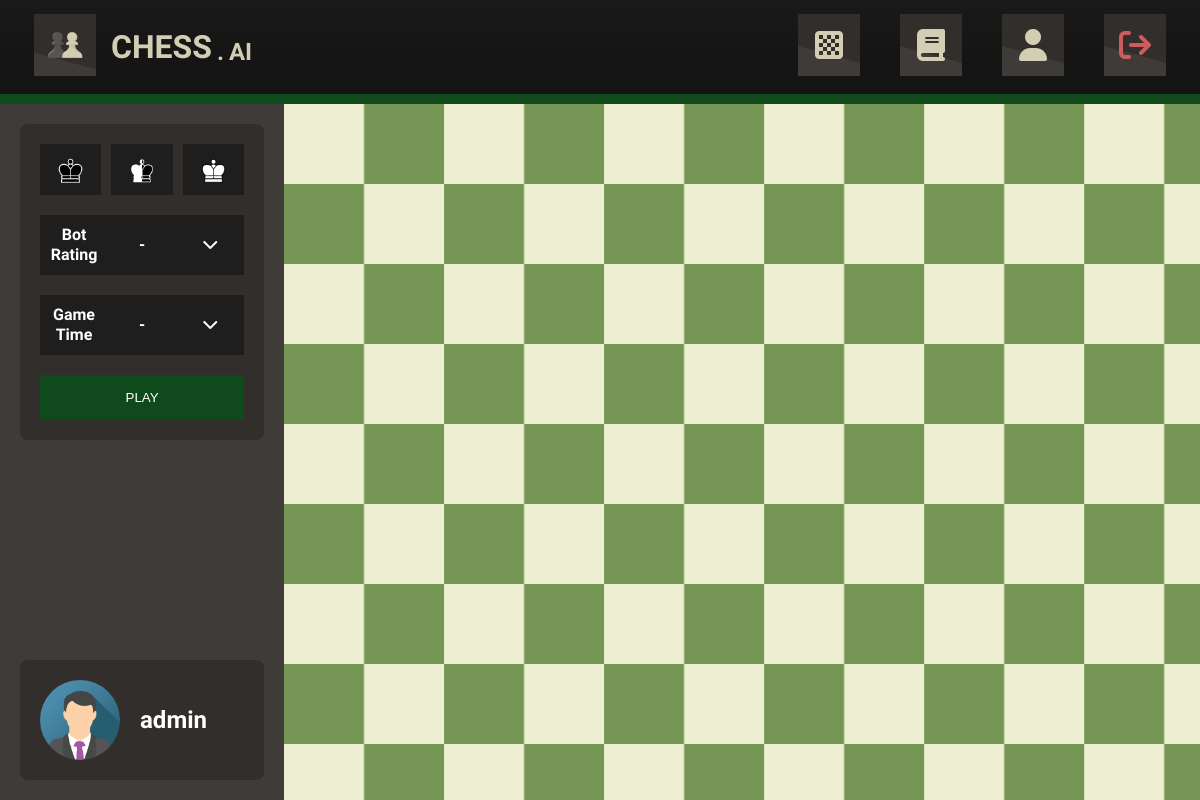
The app's page /play (signed in), older data.
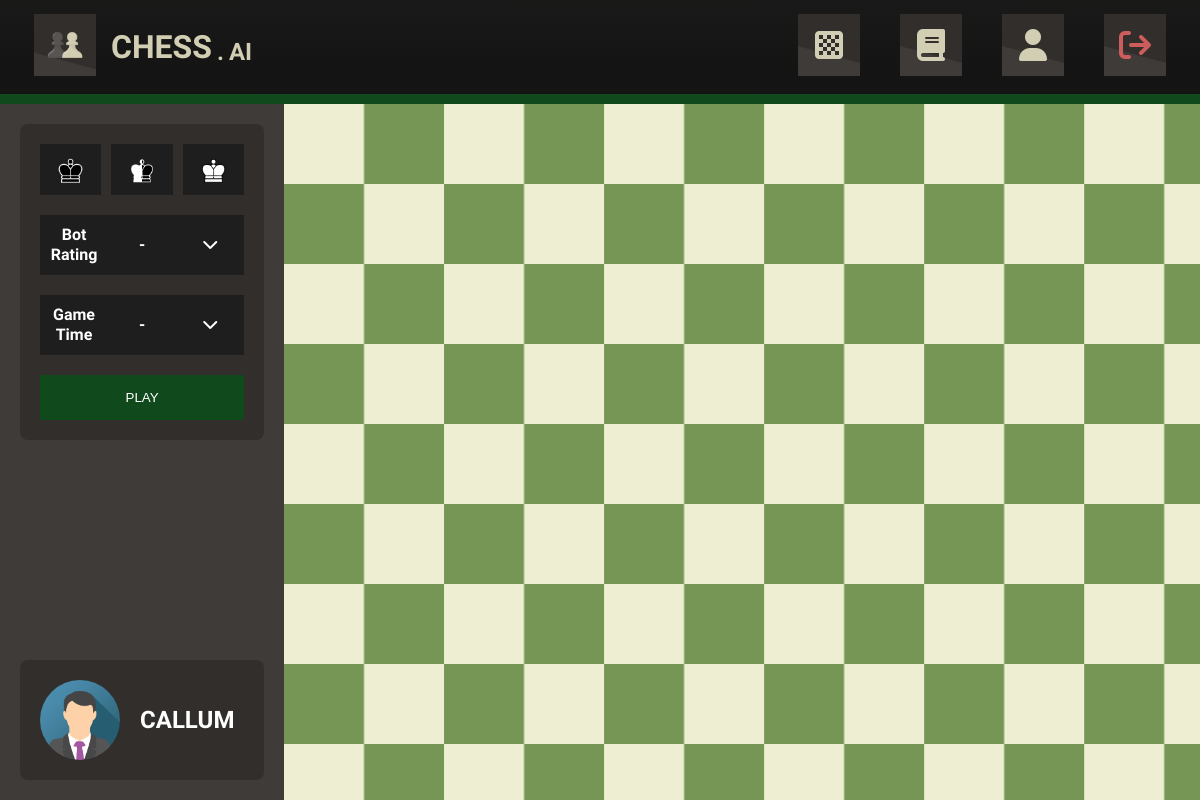
The same page, newer data.
### tables this page shows
CREATE TABLE Player(
    PlayerID INTEGER PRIMARY KEY AUTOINCREMENT,
    Username TEXT UNIQUE NOT NULL,
    "Password" TEXT NOT NULL,
    "Status" TEXT NOT NULL,
    LastActive TIMESTAMP NOT NULL DEFAULT CURRENT_TIMESTAMP,
    Biography TEXT NOT NULL,
    Created TIMESTAMP NOT NULL DEFAULT CURRENT_TIMESTAMP,
    Picture TEXT NOT NULL,
    Wins INTEGER NOT NULL,
    Losses INTEGER NOT NULL,
    Draws INTEGER NOT NULL
);

### app.py (the view, shortened to what this page needs)
@app.route("/play", methods=('GET', 'POST'))
@login_required
def play():
    conn = get_db_connection()
    bots = conn.execute('SELECT * FROM Bot').fetchall()
    time_control = conn.execute('SELECT * FROM TimeControl').fetchall()
    conn.close()
    return render_template("pages/play.html", bots=bots, times=time_control)

### app.py (called while the page is built)
def get_db_connection():
    conn = sqlite3.connect('db/database.sqlite')
    conn.row_factory = sqlite3.Row
    return conn

@login_manager.user_loader
def load_user(user_id):
   conn = get_db_connection()
   user = conn.execute("SELECT * from Player where PlayerID = (?)", [user_id]).fetchone()
   conn.close()
   if user is None:
      return None
   else:
      return User(int(user[0]), user[1], user[2], user[3], user[4], user[5], user[6], user[7], user[8], user[9], user[10])

### templates/pages/play.html (shortened to what this page needs)
{% extends "layout.html" %}
{% block head %}
  {{ super() }}
  <link rel="stylesheet" href="{{ url_for('static', filename='styles/css/play.css') }}">
{% endblock %}
{% block content %}
<div id="sidebar">
    <form class="container" method="post" id="match-form">
        <div class="game-info">
            <div class="button-wrapper" id="side-box">
                <button type="button" onclick="setStart(this)" class="button-item" id="black">
                    <img src="/static/images/black.png" alt="Black start" title="Black start"></img>
                </button>
                <button type="button" onclick="setStart(this)" class="button-item" id="rand">
                    <img src="/static/images/random.png" alt="Random start" title="Random start"></img>
                </button>
                <button type="button" onclick="setStart(this)" class="button-item" id="white">
                    <img src="/static/images/white.png" alt="White start" title="White start"></img>
                </button>
            </div>
            <div class="dropdown-wrapper">
                <div id="rating-box">
                    <div class="dropdown-item">
                        <label for="difficulty" class="text"> Bot Rating </label>
                        <div id="difficulty-text" class="text"> - </div>
                        <button type="button" onclick="dropdown(this.id)" class="text dropdown-btn" id="difficulty">
                            <i class="fa-solid fa-chevron-down"></i>
                        </button>
                    </div>
                </div>
                <div id="time-box">
                    <div class="dropdown-item">
                        <label for="time" class="text"> Game Time </label>
                        <div id="time-text" class="text"> - </div>
                        <button type="button" onclick="dropdown(this.id)" class="text dropdown-btn" id="time">
                            <i class="fa-solid fa-chevron-down"></i>
                        </button>
                    </div>
                </div>
            </div>
        </div>
        <button type="submit" class="button" title="Play match" id="submitBtn">
            PLAY
        </button>
    </form>
    <div class="container">
        <div class="profile-wrapper">
            <img id="avatar" src="{{ current_user.picture }}" alt="Avatar" title="{{current_user.username}}">
            <div class="username"> {{current_user.username}}</div>
        </div>
    </div>
</div>
<div id="board-container">
</div>
{% endblock %}

### templates/layout.html (shortened to what this page needs)
<!doctype html>
<html>
  <head>
    {% block head %}
    <link rel="stylesheet" type="text/css" href="{{ url_for('static', filename='styles/css/layout.css')}}" />
    {% endblock %}
  </head>
  <body>
    {% block navbar %}
    <nav id="navigation-bar">
      <div class ="nav-left">
        <a href="/">
          <img src="/static/images/logo.png" alt="ChessAI" title="Home"></img>
        </a>
        <div class="nav-title"> CHESS
          <div class="nav-title-small">.</div>
          <div class="nav-title-small">AI</div>
        </div>
      </div>
      <div class="nav-right">
        {% if current_user.is_authenticated %}
          <a href="/play" class="nav-button" title="Play">
            <i class="fa-solid fa-chess-board fa-2xl"></i>
          </a>
          <a href="/learn" class="nav-button" title="Learn">
            <i class="fa-solid fa-book fa-2xl"></i>
          </a>
          <a href="/profile" class="nav-button" title="Profile">
              <i class="fa-solid fa-user fa-2xl"></i>
          </a>
          <a href="/logout" class="nav-button" title="Logout" id="logout">
            <i class="fa-solid fa-arrow-right-from-bracket fa-2xl logout"></i>
          </a>
        {% endif %}
      </div>
    </nav>
    {% endblock %}
    <div id="content">
      {% block content %}
      {% endblock %}
    </div>
  </body>
</html>

### static/styles/css/layout.css (style rules this page uses)
button { border: none; cursor: pointer; background-color: transparent; }
html, body { width: 100%; height: 100%; background-color: #312E2B; font-family: "Work Sans", sans-serif; overflow-x: hidden; -ms-overflow-style: none; scrollbar-width: none; }
body { display: flex; flex-direction: column; }
#content { flex: 1; }
* { box-sizing: border-box; margin: 0; padding: 0; }
#navigation-bar { z-index: 1; position: sticky; width: 100vw; left: 0px; top: 0px; padding: 14px; background: linear-gradient(180deg, rgba(62, 59, 57, 0.2) 0%, rgba(49, 46, 43, 0.11) 72.4%), #111111; border-bottom-style: solid; border-color: #0F491C; border-width: 10px; display: flex; justify-content: space-between; }
#navigation-bar img { height: 62px; width: 62px; }
#navigation-bar .nav-left { display: flex; margin-left: 20px; margin-right: 20px; }
#navigation-bar .nav-left .nav-title { display: flex; align-self: center; margin-left: 15px; font-family: "Work Sans", sans-serif; font-weight: 600; font-size: 32px; color: #D2CEB4; text-decoration: none; }
#navigation-bar .nav-left .nav-title .nav-title-small { align-self: flex-end; padding-left: 5px; font-size: 24px; }
#navigation-bar .nav-right { display: flex; }
#navigation-bar .nav-right .nav-button { display: flex; justify-content: center; align-items: center; background-color: white; background-image: url(../../images/grad.png); background-size: cover; height: 62px; width: 62px; margin-left: 20px; margin-right: 20px; opacity: 1; }
#navigation-bar .nav-right .nav-button i { color: #D2CEB4; }
#navigation-bar .nav-right .nav-button .logout { color: #CD5C5C; }
a { text-decoration: none; }

### static/styles/css/play.css (style rules this page uses)
html, body { margin: 0; overflow: hidden; }
#content { display: flex; flex-flow: row nowrap; }
#board-container { flex: 1 100%; }
#sidebar { display: flex; flex-direction: column; justify-content: space-between; flex: 1 30%; background-color: #3E3B39; height: 100%; padding: 20px; color: #DBEAFE; overflow: hidden; }
#sidebar .container { background-color: #312E2B; padding: 20px; display: flex; flex-direction: column; gap: 20px; border: 0px; border-radius: 8px; }
#sidebar .game-info { display: flex; flex-direction: column; gap: 20px; }
#sidebar .button-wrapper { display: flex; flex-direction: row; justify-content: space-around; gap: 10px; }
#sidebar .button-wrapper .button-item { display: flex; justify-content: center; align-items: center; background-color: #1E1E1E; width: 100%; height: 100%; padding: 10px 0px; }
#sidebar .button-wrapper .button-item img { width: 50%; }
#sidebar .dropdown-wrapper { display: flex; flex-direction: column; height: 20%; width: 100%; gap: 20px; }
#sidebar .dropdown-wrapper .dropdown-item { display: flex; justify-content: center; align-items: center; background-color: #1E1E1E; padding: 10px 0px; }
#sidebar .profile-wrapper { display: flex; flex-direction: row; justify-content: flex-start; align-items: center; gap: 20px; }
#sidebar .profile-wrapper #avatar { height: 80px; width: 80px; border-radius: 50%; }
#sidebar .profile-wrapper .username { font-weight: 700; font-size: 24px; line-height: 20px; color: #FFFFFF; flex-grow: 3; }
#sidebar .button { background-color: #0F491C; text-decoration: none; color: white; width: 100%; padding: 15px; text-align: center; }
#sidebar .text { text-align: center; flex-grow: 1; flex-basis: 0; font-size: 16px; font-weight: 700; line-height: 20px; color: #FFFFFF; }

Row changes from the older to the newer data that the page shows:
changed Player: username "admin" → "CALLUM"
